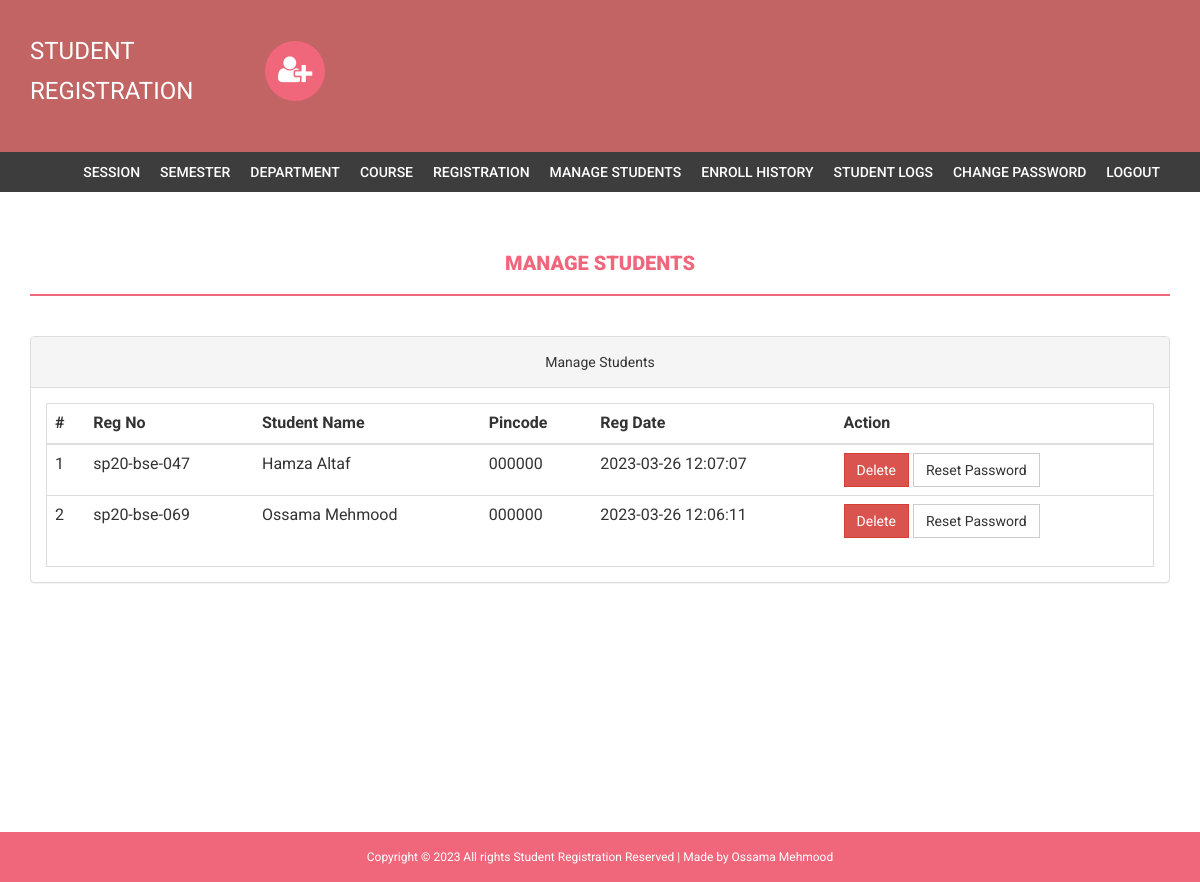
Page /admin/manage-students.php (signed in) on the committed database.
### tables this page shows
CREATE TABLE `students` (
  `StudentRegno` varchar(255) NOT NULL,
  `studentPhoto` varchar(255) DEFAULT NULL,
  `password` varchar(255) NOT NULL,
  `studentName` varchar(255) NOT NULL,
  `pincode` varchar(255) NOT NULL,
  `session` varchar(255) NOT NULL,
  `department` varchar(255) NOT NULL,
  `semester` varchar(255) NOT NULL,
  `cgpa` decimal(10,2) NOT NULL,
  `creationdate` timestamp NOT NULL DEFAULT current_timestamp(),
  `updationDate` varchar(255) NOT NULL
);

### admin/manage-students.php (the view, shortened to what this page needs)
<?php
if(strlen($_SESSION['alogin'])==0)
    {
header('location:index.php');
}
else{
?>
<!DOCTYPE html>
<html xmlns="http://www.w3.org/1999/xhtml">
<head>
    <link href="assets/css/bootstrap.css" rel="stylesheet" />
    <link href="assets/css/font-awesome.css" rel="stylesheet" />
    <link href="assets/css/style.css" rel="stylesheet" />
</head>
<body>
<?php include('includes/header.php');?>
<?php if($_SESSION['alogin']!="")
{
 include('includes/menubar.php');
}
 ?>
    <div class="content-wrapper">
        <div class="container">
              <div class="row">
                    <div class="col-md-12">
                        <h1 class="page-head-line">Manage Students</h1>
                    </div>
                </div>
                <div class="row" >
                <div class="col-md-12">
                    <div class="panel panel-default">
                        <div class="panel-heading">
                            Manage Students
                        </div>
                        <div class="panel-body">
                            <div class="table-responsive table-bordered">
                                <table class="table">
                                    <thead>
                                        <tr>
                                            <th>#</th>
                                            <th>Reg No </th>
                                            <th>Student Name </th>
                                            <th> Pincode</th>
                                             <th>Reg Date</th>
                                             <th>Action</th>
                                        </tr>
                                    </thead>
                                    <tbody>
<?php
$sql=mysqli_query($bd, "select * from students");
$cnt=1;
while($row=mysqli_fetch_array($sql))
{
?>
                                        <tr>
                                            <td><?php echo $cnt;?></td>
                                            <td><?php echo htmlentities($row['StudentRegno']);?></td>
                                            <td><?php echo htmlentities($row['studentName']);?></td>
                                            <td><?php echo htmlentities($row['pincode']);?></td>
                                            <td><?php echo htmlentities($row['creationdate']);?></td>
                                            <td>
<a href="manage-students.php?id=<?php echo $row['StudentRegno']?>&del=delete" onClick="return confirm('Are you sure you want to delete?')">
                                            <button class="btn btn-danger">Delete</button>
</a>
<a href="manage-students.php?id=<?php echo $row['StudentRegno']?>&pass=update" onClick="return confirm('Are you sure you want to reset password?')">
<button type="submit" name="submit" id="submit" class="btn btn-default">Reset Password</button>
</a>
                                            </td>
                                        </tr>
<?php
$cnt++;
} ?>
                                    </tbody>
                                </table>
                            </div>
                        </div>
                    </div>
                </div>
            </div>
        </div>
    </div>
  <?php include('includes/footer.php');?>
</body>
</html>
<?php } ?>

### admin/assets/css/style.css (style rules this page uses)
body { font-family: 'Roboto', sans-serif; line-height: 30px; }
.content-wrapper { margin-top: 40px; min-height: 600px; padding-bottom: 60px; }
.page-head-line { font-weight: 900; padding-bottom: 20px; border-bottom: 2px solid #F0677C; text-transform: uppercase; color: #F0677C; font-size: 20px; margin-bottom: 40px; }
.btn { border-radius: 0px; -webkit-border-radius: 0px; -moz-border-radius: 0px; }

### admin/includes/footer.php (style rules this page uses)
.col-md-12 { text-align: center; }

### rows in the picture
students: StudentRegno "sp20-bse-047", studentName "Hamza Altaf", pincode "000000", creationdate "2023-03-26 12:07:07"
students: StudentRegno "sp20-bse-069", studentName "Ossama Mehmood", pincode "000000", creationdate "2023-03-26 12:06:11"
